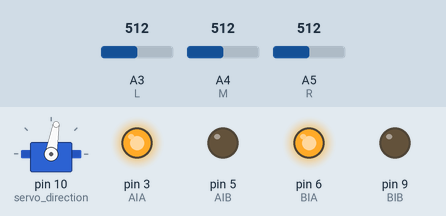
Simulated run of this sketch. Board: Arduino Uno, built with avr-gcc and run on an emulated ATmega328P. On the bench: servo, output pins drawn as LEDs (lit = HIGH). The inputs (shaded band) are chosen by the test bench; at power-on: A3 (L) = 512, A4 (M) = 512, A5 (R) = 512.

Above: at 2.05 s.
At 2.3 s:
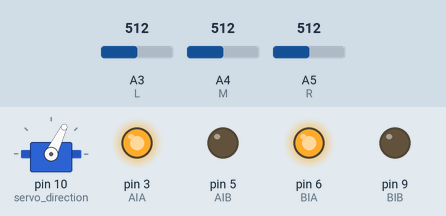
At 2.6 s:
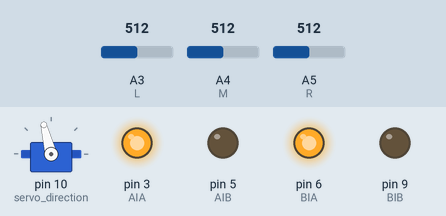
Timing chart, 0 to 5.0 s (numbered marks = the images above):
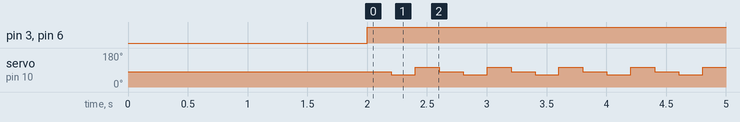

Measured:
- by itself, pin 3 (AIA), pin 6 (BIA): LOW → HIGH at 2.0 s
- by itself, servo on pin 10 (servo_direction): repeats every 0.60 s: 104° 0.20 s, 80° 0.20 s, 64° 0.20 s

The sketch:

Proba_emergency_braking.ino
```cpp
#include <Servo.h>

 int AIA = 3; //Define pin number for motor
 int AIB = 5; //Define pin number for motor
 int BIA = 6; //Define pin number for motor
 int BIB = 9; //Define pin number for motor

 int R = A5; //Line Sensor Right
 int M = A4; //Line Sensor Middle
 int L = A3; //Line Sensor Left

 int overtakeVar=0;

 int FD = A0; //Distance sensor front
 int MD = A1; //Distance sensor middle
 int BD = A2; //Distance sensor back

const int GROUND_COLOR = 100; // threshold for line sensor

int frontD = 0;

//int Vehicle_Direction = 1;

int z=0; //value for loop increment for steering
int VAL = 0; //received value from bluetooth converted to int
//int i;
int ignore = 0;
int angle=0;
int FromSerial; //received value from bluetooth
int servo_initial_position = 80; //initial position for servo from steering
Servo servo_direction; //define servomotor
int follow = 0;

void setup() {

Serial.begin(9600); //initialize comunication with arduino board
servo_direction.attach(10); //define pin number for servomotor / need to be a pwm pin
servo_direction.write(servo_initial_position); //set direction in initial position

 pinMode(FD, INPUT); //Configure the specified pin to behave as an input
 pinMode(MD, INPUT); //Configure the specified pin to behave as an input
 pinMode(BD, INPUT); //Configure the specified pin to behave as an input

 pinMode(R, INPUT); //Configure the specified pin to behave as an input
 pinMode(M, INPUT); //Configure the specified pin to behave as an input
 pinMode(L, INPUT); //Configure the specified pin to behave as an input

 pinMode(AIA, OUTPUT); //Configure the specified pin to behave as an output
 pinMode(AIB, OUTPUT); //Configure the specified pin to behave as an output
 pinMode(BIA, OUTPUT); //Configure the specified pin to behave as an output
 pinMode(BIB, OUTPUT); //Configure the specified pin to behave as an output

delay(2000); // delay time for a secure initialisation
}


void loop()
{

//Serial.print("Fata ");
//Serial.println(analogRead(FD));
//Serial.print(" Mijloc ");
//Serial.println(analogRead(MD));
//Serial.print(" Spate ");
//Serial.print(analogRead(BD));
//Serial.print(" Stanga ");
//Serial.println(analogRead(L));
//Serial.print(" Mijloc ");
//Serial.println(analogRead(M));
//Serial.print(" Dreapta ");
//Serial.println(analogRead(R));

/*if(Serial.available()) //Take the received value from serial in "VAL"
  {
    FromSerial=Serial.read();
    if ( (FromSerial!=35) &&  (FromSerial!=98) &&  (FromSerial!=61))
    {
      VAL = FromSerial;
    Serial.println(FD);
    }
  }*/
/*
//emergency braking
    if(analogRead(FD)>430)
    VAL=48;
  */
 /* //cruise control
  if(analogRead(FD)<430 && analogRead(FD)>325)
  VAL=49;
*/
  /*
  //obstacle avoidance
    if(analogRead(FD)>430)
      VAL=10; */
/*
//parcare laterala
  if(analogRead(MD)<500)
    VAL=11;
*/

//lane keep assist
if(analogRead(M)>400 || analogRead(R)>400 || analogRead(L)>400)
VAL=12;


switch(VAL) //Drive by phone
  {
    /*case 10: //obstacle avoidance
   {
     if(overtakeVar==0)
     {
      //servo_direction.write(64);
      //delay(1000);
      //Forward();
      //delay(350);
      //Stop();
      //delay(5);
     Backward();
     delay(1250);
     Stop();
     delay(5);


      for(angle=0;angle<110;angle++)
      {
        Left();
        delay(10);
      }
      Forward();
      delay(1750);
      Stop();
      delay(5);
      for(angle=0;angle<185;angle++)
      {
        Right();
        delay(10);
      }
       Forward();
      delay(1200);
      Stop();
      delay(5);
    Forward();
    delay(150);
    Stop();
    delay(5);

for(angle=0;angle<90;angle++)
      {
        Left();
        delay(10);
      }
      Stop();
      delay(5);

    for(angle=0;angle<110;angle++)
      {
        Right();
        delay(10);
      }
       Forward();
      delay(1000);
      Stop();
      delay(5);

      Forward();
      delay(1500);
      Stop();
      delay(5);

      for(angle=0;angle<180;angle++)
      {
        Left();
        delay(10);
      }
      Forward();
      delay(1750);
      Stop();
      delay(5);
  for(angle=0;angle<70;angle++)
      {
        Right();
        delay(10);
      }

     Forward();
      delay(1250);
      Stop();
      delay(5);
      delay(5000);
     }
     overtakeVar=1;
      break;

   }
  */
  /*
  case 11: // parcare laterala
{
  if(overtakeVar==0)
  {
    Stop();
    delay(500);

    for(angle=0;angle<70;angle++)
      {
        Left();
        delay(10);
      }
      Stop();
      delay(5);

    Forward();
    delay(3200);
    Stop();
    delay(5);
    for(angle=0;angle<200;angle++)
      {
        Right();
        delay(10);
      }
      Stop();
      delay(5);

      Backward();
      delay(770);
      Stop();
      delay(5);
    for(angle=0;angle<45;angle++)
      {
        Left();
        delay(10);
      }
    Stop();
      delay(5);

     Backward();
      delay(800);
      Stop();
      delay(5);

    for(angle=0;angle<220;angle++)
      {
        Left();
        delay(10);
      }
      Stop();
      delay(5);

      Backward();
      delay(1150);
      Stop();
      delay(5);

    for(angle=0;angle<240;angle++)
      {
        Right();
        delay(10);
      }
    Stop();
      delay(5);

    Forward();
      delay(1100);
      Stop();
      delay(5);

for(angle=0;angle<90;angle++)
      {
        Left();
        delay(10);
      }
    Stop();
      delay(5);

    Backward();
      delay(500);
      Stop();
      delay(5);
  overtakeVar=1;
  }

  break;
}
*/
case 12: //lane keep assist fata
{
  Forward();
  if(analogRead(M)>400){
  servo_direction.write(80);
  servo_direction.write(80);
  Forward();delay(200);
  }
    if(analogRead(L)>400){
  servo_direction.write(64);
  servo_direction.write(64);
  Forward();delay(200);
  }

  if(analogRead(R)>400){
  servo_direction.write(104);
  servo_direction.write(104);
  Forward();delay(200);
  }
  if(analogRead(L)>700 && analogRead(M)>700 && analogRead(R)>700)
  Stop();

  break;
}


  case 49:// Front
    {
      Forward();
      break;
    }
  case 50:// Backward
    {
      Backward();
      break;
    }
  case 51: // Left
    {
      Hard_Left();
      break;
    }
  case 52: // Right
    {
      Hard_Right();
      break;
    }
  case 55:
    {
      //Line_Follow();
      break;
    }
  case 48:
    {
      Stop();
      break;
    }
  case 0:
    {
      Stop();
      break;
    }
  }
}
void Forward()
{
analogWrite(AIA, 255);
analogWrite(AIB, 0);
analogWrite(BIA, 255);
analogWrite(BIB, 0);
}

void Backward()
{
analogWrite(AIA, 0);
analogWrite(AIB, 255);
analogWrite(BIA, 0);
analogWrite(BIB, 255);
}

void Stop()
{
 analogWrite(AIA, 0);
 analogWrite(AIB, 0);
 analogWrite(BIA, 0);
 analogWrite(BIB, 0);
}

void Left()
{
//Serial.println(z);
z++;
if(z>7)
  {
    z=0;
    servo_direction.write(servo_initial_position --);
  if (servo_initial_position <= 64)
    {
    servo_initial_position = 64;
    }
  }
}
void Hard_Left()
{
//Serial.println(z);
z++;
if(z>7)
  {
    z=0;
    servo_direction.write(servo_initial_position = servo_initial_position - 10);
  if (servo_initial_position <= 70)
    {
    servo_initial_position = 70;
    }
  }

}
void Right()
{
//Serial.println(z);
z++;
if(z>7)
  {
    z=0;
    servo_direction.write(servo_initial_position ++);
  if (servo_initial_position >= 104)
    {
    servo_initial_position = 104;
    }
  }
}
void Hard_Right()
{
//Serial.println(z);
z++;
if(z>7)
  {
    z=0;
    servo_direction.write(servo_initial_position  = servo_initial_position + 10 );
  if (servo_initial_position >= 100)
    {
    servo_initial_position = 100;
    }
  }
}
```
